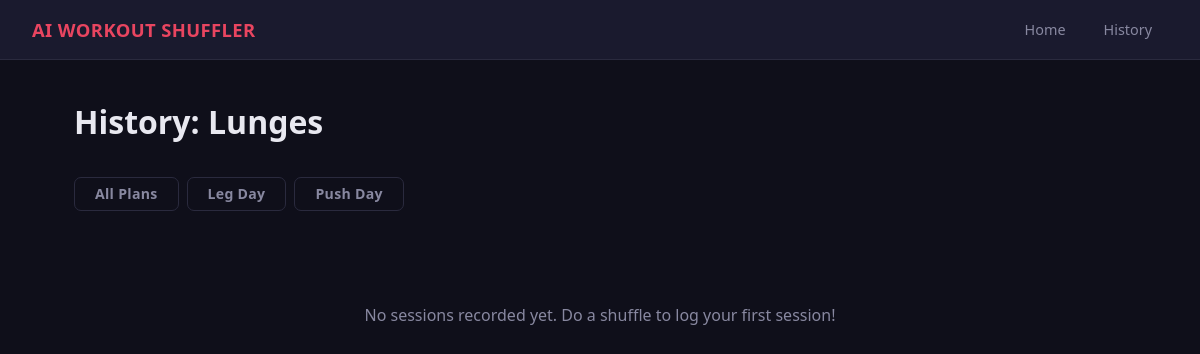
The page /history/Lunges on the database its author committed.
### workout_shuffler/services/db.py (models this page shows)
class ExerciseTable(Base):
    __tablename__ = 'exercises'
    id = Column(Integer, primary_key=True, autoincrement=True)
    plan_id = Column(Integer, ForeignKey('plans.id', ondelete='CASCADE'))
    name = Column(String, nullable=False)
    muscle_group = Column(String)
    difficulty = Column(String)
    duration_min = Column(Integer)
    plan = relationship('PlanTable', back_populates='exercises')

class PlanTable(Base):
    __tablename__ = 'plans'
    id = Column(Integer, primary_key=True, autoincrement=True)
    name = Column(String, unique=True, nullable=False)
    exercises = relationship('ExerciseTable', back_populates='plan', cascade='all, delete-orphan')

### workout_shuffler/routes/history_routes.py (the view)
@history_bp.route('/history/<name>')
def plan_history(name):
    sessions = _manager().get_history_for(name)
    plan_names = [p.name for p in _manager().get_all_plans()]
    return render_template('history.html', sessions=sessions, plan_names=plan_names, active_plan=name)

### workout_shuffler/models/workout_manager.py (called while the page is built)
    def get_all_plans(self) -> list[WorkoutPlan]:
        session = self.db.get_session()
        try:
            rows = session.query(PlanTable).all()
            return [
                WorkoutPlan(
                    row.id, row.name,
                    [Exercise(e.id, e.name, e.muscle_group, e.difficulty, e.duration_min)
                     for e in row.exercises]
                )
                for row in rows
            ]
        finally:
            session.close()

    def get_history_for(self, plan_name: str) -> list[WorkoutSession]:
        session = self.db.get_session()
        try:
            rows = (
                session.query(SessionTable)
                .filter_by(plan_name=plan_name)
                .order_by(SessionTable.id.desc())
                .all()
            )
            return [
                WorkoutSession(r.id, r.plan_id, r.plan_name, r.date, r.order_used)
                for r in rows
            ]
        finally:
            session.close()

### workout_shuffler/routes/history_routes.py (called while the page is built)
def _manager():
    return current_app.config['manager']

### workout_shuffler/services/db.py (called while the page is built)
    def get_session(self):
        return self.Session()

### workout_shuffler/templates/history.html (shortened to what this page needs)
{% extends 'base.html' %}
{% block content %}
<div class="page-header">
    <h1>{% if active_plan %}History: {{ active_plan }}{% else %}Workout History{% endif %}</h1>
</div>
<div class="filter-bar">
    <a href="{{ url_for('history.all_history') }}"
       class="btn {% if not active_plan %}btn-primary{% else %}btn-ghost{% endif %}">
        All Plans
    </a>
    {% for pname in plan_names %}
    <a href="{{ url_for('history.plan_history', name=pname) }}"
       class="btn {% if active_plan == pname %}btn-primary{% else %}btn-ghost{% endif %}">
        {{ pname }}
    </a>
    {% endfor %}
</div>
{% if sessions %}
<div class="card">
    <table class="exercise-table">
        <thead>
            <tr>
                <th>Date</th>
                <th>Plan</th>
                <th>Exercise Order Used</th>
            </tr>
        </thead>
        <tbody>
            {% for s in sessions %}
            <tr>
                <td>{{ s.date }}</td>
                <td>
                    <a href="{{ url_for('plans.view_plan', name=s.plan_name) }}" class="plan-link">
                        {{ s.plan_name }}
                    </a>
                </td>
                <td class="order-cell">{{ s.order_used }}</td>
            </tr>
            {% endfor %}
        </tbody>
    </table>
</div>
{% else %}
<div class="empty-state">
    <p>No sessions recorded yet. Do a shuffle to log your first session!</p>
</div>
{% endif %}
{% endblock %}

### workout_shuffler/static/style.css (style rules this page uses)
*, *::before, *::after { box-sizing: border-box; margin: 0; padding: 0; }
:root { --bg: #0f0f1a; --surface: #1a1a2e; --surface2: #16213e; --accent: #e94560; --accent-hover: #c73652; --ai: #7c3aed; --ai-hover: #6d28d9; --success: #10b981; --success-hover:#059669; --warning: #f59e0b; --danger: #ef4444; --danger-hover: #dc2626; --text: #e8e8f0; --text-muted: #8888a0; --border: #2a2a3e; --radius: 10px; --shadow: 0 4px 24px rgba(0,0,0,.45); }
body { background: var(--bg); color: var(--text); font-family: 'Segoe UI', system-ui, -apple-system, sans-serif; min-height: 100vh; line-height: 1.6; }
a { color: inherit; text-decoration: none; }
.page-header { display: flex; align-items: flex-start; justify-content: space-between; margin-bottom: 30px; flex-wrap: wrap; gap: 14px; }
.page-header h1 { font-size: 2rem; font-weight: 700; }
.btn { display: inline-flex; align-items: center; gap: 6px; padding: 9px 20px; border-radius: 7px; font-size: .88rem; font-weight: 600; border: none; cursor: pointer; transition: background .15s, transform .1s, box-shadow .15s; letter-spacing: .3px; white-space: nowrap; line-height: 1; }
.btn-ghost { background: transparent; color: var(--text-muted); border: 1px solid var(--border); }
.filter-bar { display: flex; flex-wrap: wrap; gap: 8px; margin-bottom: 22px; }
.empty-state { text-align: center; padding: 70px 24px; color: var(--text-muted); }
.empty-state p { font-size: 1rem; margin-bottom: 18px; }

### rows shown on the page
ExerciseTable: name "Lunges"
PlanTable: name "Leg Day"
PlanTable: name "Push Day"
